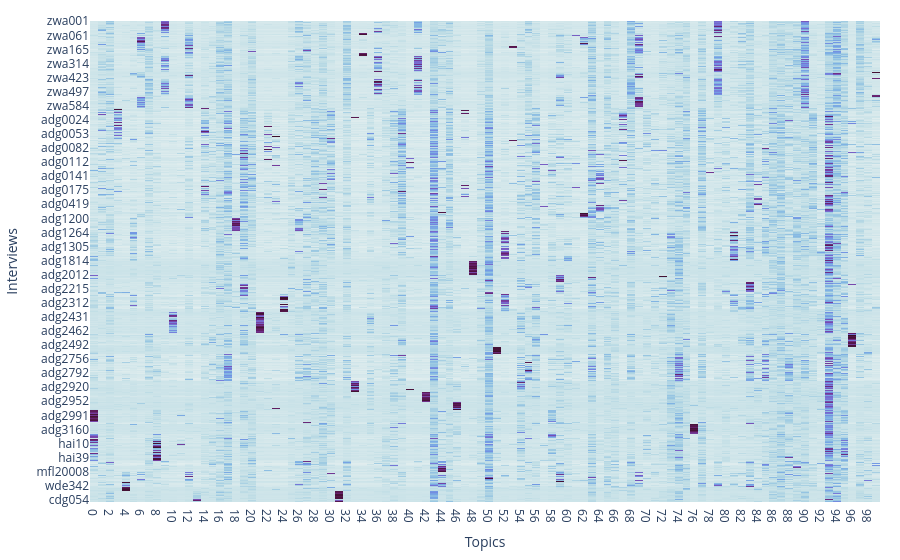

Here is the notebook cell this chart was saved with:
### Markdown cell above
### Visualising the interview’s topics

The corpus heatmap provides an overview of the distribution of the individual topics across all interviews in the corpus. However, it should be noted that this representation is not congruent with the topic-document distribution of the corpus; rather, it corresponds to the average topic-document distribution per interview. The user can select individual areas or enlarge them using the mouse. The notable clusters are indicative of interviews that constitute a collective sample. The interviews have been assigned consecutive numbers and are therefore arranged in a consecutive order along the Y-axis. It is interesting to see that the thematic similarities between interviews conducted within the same research project are reflected in the assignment of the same topics. It is evident that topics 4 and 44 dominate in interviews derived from a single research project.

### Code cell
archive = "all" #you can filter the heatmap to show single archives just replace "all" with the archive abbreviation "zwa", "adg" etc. 
z_score = True

output_folder: str = (r"./media")
load_file_name = "jdh_ohtm_pipeline_final_version"
ohtm_file = load_json_function(load_file_name, output_folder)
from ohtm_pipeline.ohtm_pipeline.topic_evaluation.heatmaps import heatmap_corpus
heatmap_corpus(ohtm_file, option_selected = archive, z_score = z_score)

### Figure 1 — Plotly figure (JSON) as saved in the notebook; plotly's stock layout.template omitted (floating-point values rounded to 4 significant figures; data arrays with more than 128 entries replaced by an {"elided": "..."} marker saying what was removed)
{"data": [{"coloraxis": "coloraxis", "hovertemplate": "Interview: %{y}<br>Topic: %{x}<br>Weight: %{z}<extra></extra>", "name": "0", "type": "heatmap", "x": ["0", "1", "2", "3", "4", "5", "6", "7", "8", "9", "10", "11", "12", "13", "14", "15", "16", "17", "18", "19", "20", "21", "22", "23", "24", "25", "26", "27", "28", "29", "30", "31", "32", "33", "34", "35", "36", "37", "38", "39", "40", "41", "42", "43", "44", "45", "46", "47", "48", "49", "50", "51", "52", "53", "54", "55", "56", "57", "58", "59", "60", "61", "62", "63", "64", "65", "66", "67", "68", "69", "70", "71", "72", "73", "74", "75", "76", "77", "78", "79", "80", "81", "82", "83", "84", "85", "86", "87", "88", "89", "90", "91", "92", "93", "94", "95", "96", "97", "98", "99"], "xaxis": "x", "y": {"elided": "991 str values"}, "yaxis": "y", "z": {"elided": "991x100 float values"}}], "layout": {"clickmode": "event+select", "coloraxis": {"colorscale": [[0, "rgb(230, 240, 240)"], [0.09091, "rgb(191, 221, 229)"], [0.1818, "rgb(156, 201, 226)"], [0.2727, "rgb(129, 180, 227)"], [0.3636, "rgb(115, 154, 228)"], [0.4545, "rgb(117, 127, 221)"], [0.5455, "rgb(120, 100, 202)"], [0.6364, "rgb(119, 74, 175)"], [0.7273, "rgb(113, 50, 141)"], [0.8182, "rgb(100, 31, 104)"], [0.9091, "rgb(80, 20, 66)"], [1, "rgb(54, 14, 36)"]], "showscale": false}, "margin": {"b": 20, "l": 20, "r": 20, "t": 20}, "xaxis": {"anchor": "y", "domain": [0, 1], "title": {"text": "Topics"}}, "yaxis": {"anchor": "x", "autorange": "reversed", "domain": [0, 1], "title": {"text": "Interviews"}}}}
